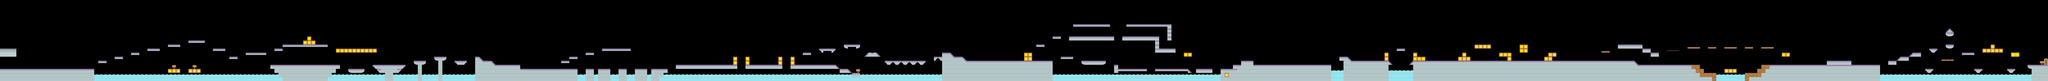

The image is a tile-based game level rendered from a .tmx file. Its description and source (layers, tilesets, objects; grid data summarised) follow:
An orthogonal 500x20 tile map with 70x70 px tiles, 1 tile layer (Tile Layer 1) and 348 objects (149x Floor, 143x Item, 29x Enemy, 16x DieZone, 9x EffectItem, ...).

<map version="1.0" orientation="orthogonal" renderorder="right-down" width="500" height="20" tilewidth="70" tileheight="70">
 <tileset firstgid="1" name="tiles_spritesheet" tilewidth="70" tileheight="70" spacing="2">
  <image source="tiles_spritesheet.png" width="914" height="936" />
 </tileset>
 <layer name="Tile Layer 1" width="500" height="20">
  <data>[10000 cells, 1952 non-empty, 26 distinct tile ids]</data>
 </layer>
 <objectgroup name="Objects">
  <object name="Player" type="Player" x="218.515" y="1087.33" width="66" height="92">
   <properties>
    <property name="AnimationDelay" value="0.1" />
    <property name="ClimbCount" value="2" />
    <property name="ClimbPath" value="alienBlue_climb%d.png" />
    <property name="CollisionBitmask" value="2" />
    <property name="DuckCount" value="1" />
    <property name="DuckPath" value="alienBlue_duck%d.png" />
    <property name="DynamicBody" value="true" />
    <property name="GravityEnable" value="true" />
    <property name="HurtCount" value="1" />
    <property name="HurtPath" value="alienBlue_hurt%d.png" />
    <property name="ImageCount" value="1" />
    <property name="ImagePath" value="alienBlue_idle%d.png" />
    <property name="JumpCount" value="1" />
    <property name="JumpPath" value="alienBlue_jump%d.png" />
    <property name="RunCount" value="2" />
    <property name="RunPath" value="alienBlue_walk%d.png" />
    <property name="SwimCount" value="2" />
    <property name="SwimPath" value="alienBlue_swim%d.png" />
   </properties>
  </object>
  <object name="Floor" type="Floor" x="0" y="1190" width="1610" height="210">
   <properties>
    <property name="CollisionBitmask" value="3" />
    <property name="Rotation" value="0.00" />
   </properties>
  </object>
  <object name="Floor" type="Floor" x="1680" y="1050" width="137.273" height="42.7273">
   <properties>
    <property name="CollisionBitmask" value="3" />
    <property name="Rotation" value="0.00" />
   </properties>
  </object>
  <object name="Water" type="DieZone" x="1610" y="1330" width="3220" height="70">
   <properties>
    <property name="CollisionBitmask" value="1" />
    <property name="DynamicBody" value="false" />
   </properties>
  </object>
  <object name="Floor" type="Floor" x="1960" y="980" width="143.03" height="48.7879">
   <properties>
    <property name="CollisionBitmask" value="3" />
    <property name="Rotation" value="0.00" />
   </properties>
  </object>
  <object name="Floor" type="Floor" x="2240" y="910" width="143.03" height="45.7576">
   <properties>
    <property name="CollisionBitmask" value="3" />
    <property name="Rotation" value="0.00" />
   </properties>
  </object>
  <object name="Floor" type="Floor" x="2520" y="840" width="209.697" height="48.7879">
   <properties>
    <property name="CollisionBitmask" value="3" />
    <property name="Rotation" value="0.00" />
   </properties>
  </object>
  <object name="Floor" type="Floor" x="2870" y="770" width="209.697" height="45.7576">
   <properties>
    <property name="CollisionBitmask" value="3" />
    <property name="Rotation" value="0.00" />
   </properties>
  </object>
  <object name="Floor" type="Floor" x="3220" y="700" width="291.515" height="48.7879">
   <properties>
    <property name="CollisionBitmask" value="3" />
    <property name="Rotation" value="0.00" />
   </properties>
  </object>
  <object name="Floor" type="Floor" x="3640" y="840" width="206.667" height="48.7879">
   <properties>
    <property name="CollisionBitmask" value="3" />
    <property name="Rotation" value="0.00" />
   </properties>
  </object>
  <object name="Floor" type="Floor" x="3920" y="980" width="152.121" height="42.7273">
   <properties>
    <property name="CollisionBitmask" value="3" />
    <property name="Rotation" value="0.00" />
   </properties>
  </object>
  <object name="Floor" type="Floor" x="2870" y="1190" width="210" height="70">
   <properties>
    <property name="CollisionBitmask" value="3" />
    <property name="Rotation" value="0.00" />
   </properties>
  </object>
  <object name="Floor" type="Floor" x="3220" y="1190" width="210" height="70">
   <properties>
    <property name="CollisionBitmask" value="3" />
    <property name="Rotation" value="0.00" />
   </properties>
  </object>
  <object name="Floor" type="Floor" x="4200" y="910" width="352.121" height="42.7273">
   <properties>
    <property name="CollisionBitmask" value="3" />
    <property name="Rotation" value="0.00" />
   </properties>
  </object>
  <object name="Floor" type="Floor" x="4690.61" y="837.727" width="143.03" height="42.7273">
   <properties>
    <property name="CollisionBitmask" value="3" />
    <property name="Rotation" value="0.00" />
   </properties>
  </object>
  <object name="Floor" type="Floor" x="4830" y="770" width="761.212" height="42.7273">
   <properties>
    <property name="CollisionBitmask" value="3" />
    <property name="Rotation" value="0.00" />
   </properties>
  </object>
  <object name="Floor" type="Floor" x="5180" y="700" width="210" height="70">
   <properties>
    <property name="CollisionBitmask" value="3" />
    <property name="Rotation" value="0.00" />
   </properties>
  </object>
  <object name="Floor" type="Floor" x="5250" y="630" width="70" height="70">
   <properties>
    <property name="CollisionBitmask" value="3" />
    <property name="Rotation" value="0.00" />
   </properties>
  </object>
  <object name="Floor" type="Floor" x="4620" y="1120" width="140" height="70">
   <properties>
    <property name="CollisionBitmask" value="3" />
    <property name="Rotation" value="0.00" />
   </properties>
  </object>
  <object name="Floor" type="Floor" x="4760" y="1120" width="910" height="210">
   <properties>
    <property name="CollisionBitmask" value="3" />
    <property name="Rotation" value="0.00" />
   </properties>
  </object>
  <object name="Floor" type="Floor" x="5670" y="1120" width="140" height="70">
   <properties>
    <property name="CollisionBitmask" value="3" />
    <property name="Rotation" value="0.00" />
   </properties>
  </object>
  <object name="Floor" type="Floor" x="4690" y="1190" width="70" height="70">
   <properties>
    <property name="CollisionBitmask" value="3" />
    <property name="Rotation" value="0.00" />
   </properties>
  </object>
  <object name="Floor" type="Floor" x="5670" y="1190" width="70" height="70">
   <properties>
    <property name="CollisionBitmask" value="3" />
    <property name="Rotation" value="0.00" />
   </properties>
  </object>
  <object name="Floor" type="Floor" x="5950" y="1190" width="280" height="70">
   <properties>
    <property name="CollisionBitmask" value="3" />
    <property name="Rotation" value="0.00" />
   </properties>
  </object>
  <object name="Floor" type="Floor" x="5740" y="840" width="700" height="70">
   <properties>
    <property name="CollisionBitmask" value="3" />
    <property name="Rotation" value="0.00" />
   </properties>
  </object>
  <object name="Floor" type="Floor" x="6370" y="1120" width="560" height="70">
   <properties>
    <property name="CollisionBitmask" value="3" />
    <property name="Rotation" value="0.00" />
   </properties>
  </object>
  <object name="Floor" type="Floor" x="6440" y="1190" width="420" height="70">
   <properties>
    <property name="CollisionBitmask" value="3" />
    <property name="Rotation" value="0.00" />
   </properties>
  </object>
  <object name="Floor" type="Floor" x="6580" y="1260" width="140" height="140">
   <properties>
    <property name="CollisionBitmask" value="3" />
    <property name="Rotation" value="0.00" />
   </properties>
  </object>
  <object name="Floor" type="Floor" x="7070" y="1050" width="210" height="70">
   <properties>
    <property name="CollisionBitmask" value="3" />
    <property name="Rotation" value="0.00" />
   </properties>
  </object>
  </objectgroup>
</map>
<!-- 319 of 348 objects omitted -->
